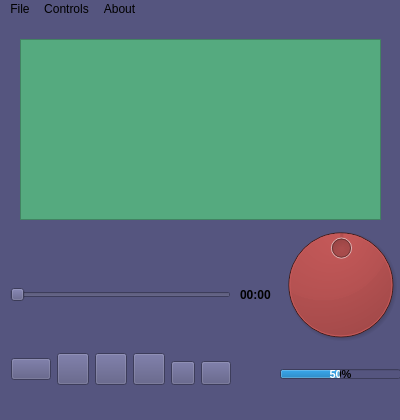
<?xml version="1.0" encoding="UTF-8"?>
<ui version="4.0">
 <class>MainWindow</class>
 <widget class="QMainWindow" name="MainWindow">
  <property name="geometry">
   <rect>
    <x>0</x>
    <y>0</y>
    <width>400</width>
    <height>420</height>
   </rect>
  </property>
  <property name="maximumSize">
   <size>
    <width>400</width>
    <height>420</height>
   </size>
  </property>
  <property name="font">
   <font>
    <weight>75</weight>
    <bold>true</bold>
   </font>
  </property>
  <property name="windowTitle">
   <string>Mp3 player</string>
  </property>
  <property name="windowIcon">
   <iconset>
    <normalon>:/icon/icon/play.png</normalon>
   </iconset>
  </property>
  <property name="styleSheet">
   <string notr="true">background-color: rgb(85, 85, 127);</string>
  </property>
  <property name="iconSize">
   <size>
    <width>32</width>
    <height>32</height>
   </size>
  </property>
  <property name="dockNestingEnabled">
   <bool>false</bool>
  </property>
  <property name="dockOptions">
   <set>QMainWindow::AllowTabbedDocks|QMainWindow::AnimatedDocks|QMainWindow::GroupedDragging</set>
  </property>
  <widget class="QWidget" name="centralWidget">
   <widget class="QListWidget" name="listWidget">
    <property name="geometry">
     <rect>
      <x>20</x>
      <y>20</y>
      <width>361</width>
      <height>181</height>
     </rect>
    </property>
    <property name="styleSheet">
     <string notr="true">background-color: rgb(85, 170, 127);</string>
    </property>
    <property name="currentRow">
     <number>-1</number>
    </property>
    <property name="sortingEnabled">
     <bool>true</bool>
    </property>
   </widget>
   <widget class="QSlider" name="vSlider">
    <property name="geometry">
     <rect>
      <x>10</x>
      <y>260</y>
      <width>221</width>
      <height>31</height>
     </rect>
    </property>
    <property name="font">
     <font>
      <weight>75</weight>
      <bold>true</bold>
     </font>
    </property>
    <property name="styleSheet">
     <string notr="true"/>
    </property>
    <property name="orientation">
     <enum>Qt::Horizontal</enum>
    </property>
   </widget>
   <widget class="QLabel" name="time">
    <property name="geometry">
     <rect>
      <x>240</x>
      <y>260</y>
      <width>41</width>
      <height>31</height>
     </rect>
    </property>
    <property name="font">
     <font>
      <weight>75</weight>
      <bold>true</bold>
     </font>
    </property>
    <property name="text">
     <string>00:00</string>
    </property>
   </widget>
   <widget class="QLabel" name="art">
    <property name="geometry">
     <rect>
      <x>330</x>
      <y>240</y>
      <width>20</width>
      <height>20</height>
     </rect>
    </property>
    <property name="text">
     <string/>
    </property>
   </widget>
   <widget class="QLabel" name="infoLabel">
    <property name="geometry">
     <rect>
      <x>30</x>
      <y>220</y>
      <width>16</width>
      <height>21</height>
     </rect>
    </property>
    <property name="font">
     <font>
      <pointsize>10</pointsize>
      <weight>75</weight>
      <bold>true</bold>
     </font>
    </property>
    <property name="text">
     <string/>
    </property>
    <property name="textFormat">
     <enum>Qt::RichText</enum>
    </property>
    <property name="wordWrap">
     <bool>false</bool>
    </property>
   </widget>
   <widget class="QDial" name="dial">
    <property name="geometry">
     <rect>
      <x>270</x>
      <y>200</y>
      <width>141</width>
      <height>131</height>
     </rect>
    </property>
    <property name="font">
     <font>
      <weight>50</weight>
      <bold>false</bold>
     </font>
    </property>
    <property name="styleSheet">
     <string notr="true">background-color: rgb(135, 0, 0);</string>
    </property>
    <property name="value">
     <number>50</number>
    </property>
   </widget>
   <widget class="QProgressBar" name="progressBar">
    <property name="geometry">
     <rect>
      <x>280</x>
      <y>350</y>
      <width>121</width>
      <height>10</height>
     </rect>
    </property>
    <property name="maximumSize">
     <size>
      <width>16777215</width>
      <height>10</height>
     </size>
    </property>
    <property name="font">
     <font>
      <pointsize>8</pointsize>
      <weight>75</weight>
      <bold>true</bold>
     </font>
    </property>
    <property name="value">
     <number>50</number>
    </property>
   </widget>
   <widget class="QLabel" name="status">
    <property name="geometry">
     <rect>
      <x>280</x>
      <y>361</y>
      <width>101</width>
      <height>20</height>
     </rect>
    </property>
    <property name="font">
     <font>
      <pointsize>10</pointsize>
      <weight>75</weight>
      <bold>true</bold>
     </font>
    </property>
    <property name="text">
     <string/>
    </property>
   </widget>
   <widget class="QWidget" name="layoutWidget">
    <property name="geometry">
     <rect>
      <x>0</x>
      <y>305</y>
      <width>281</width>
      <height>91</height>
     </rect>
    </property>
    <layout class="QHBoxLayout" name="horizontalLayout">
     <item>
      <widget class="QPushButton" name="playbutton">
       <property name="enabled">
        <bool>true</bool>
       </property>
       <property name="baseSize">
        <size>
         <width>64</width>
         <height>64</height>
        </size>
       </property>
       <property name="styleSheet">
        <string notr="true"/>
       </property>
       <property name="text">
        <string/>
       </property>
       <property name="iconSize">
        <size>
         <width>64</width>
         <height>64</height>
        </size>
       </property>
      </widget>
     </item>
     <item>
      <widget class="QPushButton" name="stopbutton">
       <property name="minimumSize">
        <size>
         <width>32</width>
         <height>32</height>
        </size>
       </property>
       <property name="maximumSize">
        <size>
         <width>32</width>
         <height>32</height>
        </size>
       </property>
       <property name="baseSize">
        <size>
         <width>32</width>
         <height>32</height>
        </size>
       </property>
       <property name="text">
        <string/>
       </property>
       <property name="iconSize">
        <size>
         <width>32</width>
         <height>32</height>
        </size>
       </property>
      </widget>
     </item>
     <item>
      <widget class="QPushButton" name="nextbutton">
       <property name="minimumSize">
        <size>
         <width>32</width>
         <height>32</height>
        </size>
       </property>
       <property name="maximumSize">
        <size>
         <width>32</width>
         <height>32</height>
        </size>
       </property>
       <property name="baseSize">
        <size>
         <width>32</width>
         <height>32</height>
        </size>
       </property>
       <property name="text">
        <string/>
       </property>
       <property name="iconSize">
        <size>
         <width>32</width>
         <height>32</height>
        </size>
       </property>
      </widget>
     </item>
     <item>
      <widget class="QPushButton" name="prebutton">
       <property name="minimumSize">
        <size>
         <width>32</width>
         <height>32</height>
        </size>
       </property>
       <property name="maximumSize">
        <size>
         <width>32</width>
         <height>32</height>
        </size>
       </property>
       <property name="baseSize">
        <size>
         <width>32</width>
         <height>32</height>
        </size>
       </property>
       <property name="text">
        <string/>
       </property>
       <property name="iconSize">
        <size>
         <width>32</width>
         <height>32</height>
        </size>
       </property>
      </widget>
     </item>
     <item>
      <widget class="QPushButton" name="shuffle">
       <property name="minimumSize">
        <size>
         <width>24</width>
         <height>24</height>
        </size>
       </property>
       <property name="maximumSize">
        <size>
         <width>16</width>
         <height>16</height>
        </size>
       </property>
       <property name="text">
        <string/>
       </property>
       <property name="iconSize">
        <size>
         <width>24</width>
         <height>24</height>
        </size>
       </property>
      </widget>
     </item>
     <item>
      <widget class="QPushButton" name="mute">
       <property name="minimumSize">
        <size>
         <width>30</width>
         <height>24</height>
        </size>
       </property>
       <property name="maximumSize">
        <size>
         <width>16</width>
         <height>16</height>
        </size>
       </property>
       <property name="text">
        <string/>
       </property>
       <property name="iconSize">
        <size>
         <width>30</width>
         <height>24</height>
        </size>
       </property>
      </widget>
     </item>
     <item>
      <spacer name="horizontalSpacer">
       <property name="orientation">
        <enum>Qt::Horizontal</enum>
       </property>
       <property name="sizeHint" stdset="0">
        <size>
         <width>200</width>
         <height>20</height>
        </size>
       </property>
      </spacer>
     </item>
    </layout>
   </widget>
   <zorder>layoutWidget</zorder>
   <zorder>listWidget</zorder>
   <zorder>vSlider</zorder>
   <zorder>time</zorder>
   <zorder>art</zorder>
   <zorder>infoLabel</zorder>
   <zorder>dial</zorder>
   <zorder>progressBar</zorder>
   <zorder>status</zorder>
  </widget>
  <widget class="QMenuBar" name="menuBar">
   <property name="geometry">
    <rect>
     <x>0</x>
     <y>0</y>
     <width>400</width>
     <height>26</height>
    </rect>
   </property>
   <widget class="QMenu" name="menuFile">
    <property name="title">
     <string>File</string>
    </property>
    <addaction name="actionOpen"/>
   </widget>
   <widget class="QMenu" name="menuControls">
    <property name="title">
     <string>Controls</string>
    </property>
    <addaction name="separator"/>
    <addaction name="actionPlay"/>
    <addaction name="actionStop"/>
    <addaction name="actionNext"/>
    <addaction name="actionPrevious"/>
    <addaction name="actionShuffle"/>
    <addaction name="actionMute"/>
   </widget>
   <widget class="QMenu" name="menuAbout">
    <property name="title">
     <string>About</string>
    </property>
    <addaction name="actionActionAboutUs"/>
   </widget>
   <addaction name="menuFile"/>
   <addaction name="menuControls"/>
   <addaction name="menuAbout"/>
  </widget>
  <action name="actionOpen">
   <property name="icon">
    <iconset resource="icon.qrc">
     <normaloff>:/icon/icon/search.png</normaloff>:/icon/icon/search.png</iconset>
   </property>
   <property name="text">
    <string>open</string>
   </property>
   <property name="toolTip">
    <string>Open file</string>
   </property>
   <property name="font">
    <font>
     <pointsize>10</pointsize>
     <weight>75</weight>
     <bold>true</bold>
    </font>
   </property>
   <property name="shortcut">
    <string>Ctrl+O</string>
   </property>
  </action>
  <action name="actionPlay">
   <property name="icon">
    <iconset resource="icon.qrc">
     <normaloff>:/icon/icon/play.png</normaloff>:/icon/icon/play.png</iconset>
   </property>
   <property name="text">
    <string>play</string>
   </property>
   <property name="shortcut">
    <string>Space</string>
   </property>
  </action>
  <action name="actionPause">
   <property name="icon">
    <iconset resource="icon.qrc">
     <normaloff>:/icon/icon/pause.png</normaloff>:/icon/icon/pause.png</iconset>
   </property>
   <property name="text">
    <string>pause</string>
   </property>
  </action>
  <action name="actionStop">
   <property name="icon">
    <iconset resource="icon.qrc">
     <normaloff>:/icon/icon/stop.png</normaloff>:/icon/icon/stop.png</iconset>
   </property>
   <property name="text">
    <string>stop</string>
   </property>
   <property name="shortcut">
    <string>Esc</string>
   </property>
  </action>
  <action name="actionNext">
   <property name="icon">
    <iconset resource="icon.qrc">
     <normaloff>:/icon/icon/next.png</normaloff>:/icon/icon/next.png</iconset>
   </property>
   <property name="text">
    <string>next</string>
   </property>
   <property name="toolTip">
    <string>Next Song</string>
   </property>
   <property name="shortcut">
    <string>PgUp</string>
   </property>
  </action>
  <action name="actionPrevious">
   <property name="icon">
    <iconset resource="icon.qrc">
     <normaloff>:/icon/icon/pre.png</normaloff>:/icon/icon/pre.png</iconset>
   </property>
   <property name="text">
    <string>previous</string>
   </property>
   <property name="toolTip">
    <string>Previous Song</string>
   </property>
   <property name="shortcut">
    <string>PgDown</string>
   </property>
  </action>
  <action name="actionActionAboutUs">
   <property name="text">
    <string>actionAboutUs</string>
   </property>
   <property name="font">
    <font>
     <weight>75</weight>
     <bold>true</bold>
    </font>
   </property>
   <property name="shortcut">
    <string>F11</string>
   </property>
  </action>
  <action name="actionAboutQt">
   <property name="text">
    <string>aboutQt</string>
   </property>
   <property name="shortcut">
    <string>F12</string>
   </property>
  </action>
  <action name="actionShuffle">
   <property name="icon">
    <iconset resource="icon.qrc">
     <normaloff>:/icon/icon/unshuffle.png</normaloff>:/icon/icon/unshuffle.png</iconset>
   </property>
   <property name="text">
    <string>shuffle</string>
   </property>
   <property name="toolTip">
    <string>Shuffle songs</string>
   </property>
   <property name="shortcut">
    <string>Ctrl+Tab</string>
   </property>
  </action>
  <action name="actionMute">
   <property name="icon">
    <iconset resource="icon.qrc">
     <normaloff>:/icon/icon/mute.png</normaloff>:/icon/icon/mute.png</iconset>
   </property>
   <property name="text">
    <string>mute</string>
   </property>
   <property name="toolTip">
    <string>Mute</string>
   </property>
   <property name="shortcut">
    <string>M</string>
   </property>
  </action>
 </widget>
 <layoutdefault spacing="6" margin="11"/>
 <resources>
  <include location="icon.qrc"/>
 </resources>
 <connections>
  <connection>
   <sender>dial</sender>
   <signal>valueChanged(int)</signal>
   <receiver>progressBar</receiver>
   <slot>setValue(int)</slot>
   <hints>
    <hint type="sourcelabel">
     <x>359</x>
     <y>363</y>
    </hint>
    <hint type="destinationlabel">
     <x>345</x>
     <y>385</y>
    </hint>
   </hints>
  </connection>
 </connections>
</ui>
